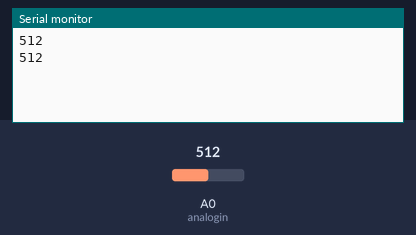
Bench run of a sketch on a simulated Arduino Uno, built with avr-gcc and run on an emulated ATmega328P. Parts: the last lines printed to the serial monitor. The inputs (shaded band) are chosen by the test bench; at power-on: A0 (analogin) = 512.

Above: at 1.8 s.
1.9 s: A0 (analogin) set to 716
At 2.3 s:
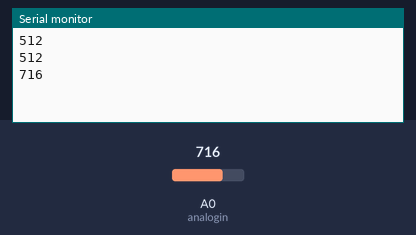
3.4 s: A0 (analogin) set to 900
At 4.8 s:
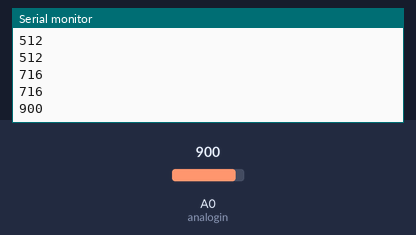
Timing chart, 0 to 6.4 s (numbered marks = the images above; inputs shaded):
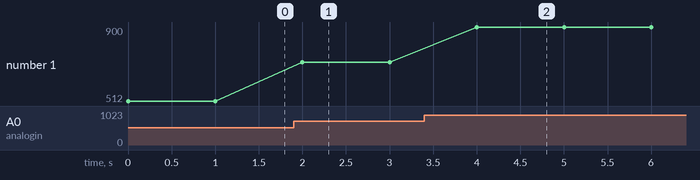

The sketch:

potentiometer.ino
```cpp
int analogin = A0;

void setup()
{
    Serial.begin(9600);
}

void loop()
{
    int value = analogRead(analogin);

    Serial.println(value);

    delay(1000);
}
```

Measured:
- after the input at 1.9 s, the serial monitor: prints a new line after 0.10 s (image 1)
- after the input at 3.4 s, the serial monitor: prints a new line after 0.60 s (image 2)
- plotted number 1: 512 → 716 after the input at 1.9 s, 716 → 900 after the input at 3.4 s
